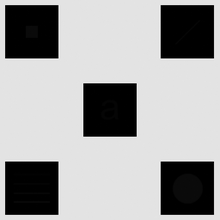
%> input picture Digital Image Processing/Class4/Code/IMAGES/embedded_square_noisy.tif, 220 x 220 px, shrunk from 512 x 512 before the run
$ octave Project2.m   (GNU Octave 9; MATLAB toolbox functions it lacks are replaced by stand-ins)
%> lines starting %> are read from the running program, lines starting %| are printed output that depends on the picture
imagePath = '/Users/youngbean/Documents/Github/Misc-Projects/Digital Image Processing/Class4/Code/IMAGES/embedded_square_noisy.tif';
outputDir = '/Users/youngbean/Documents/Github/Misc-Projects/Digital Image Processing/Class4/Code/Figure';

% Load image
originalImage = imread(imagePath);
%> originalImage is the input picture: size 220x220 uint8; min 0, max 245, mean 160.9

% Convert to grayscale if the image is RGB
if ndims(originalImage) == 3
    originalImage = rgb2gray(originalImage);
end

% Local Histogram Equalization (3x3 Neighborhood)
rows = length(originalImage(:,1));
%> rows = 220
cols = length(originalImage(1,:));
%> cols = 220
localEqualizedImage = originalImage;

for i = 2:rows-1
    for j = 2:cols-1
        % Extract the 3x3 neighborhood
        neighborhood = originalImage(i-1:i+1, j-1:j+1);

        % Calculate the histogram of the neighborhood
        hist_vals = imhist(neighborhood);

        % Calculate the cumulative distribution function (CDF)
        cdf = cumsum(hist_vals) / sum(hist_vals);

        % Apply histogram equalization to the neighborhood
        for m = 1:3
            for n = 1:3
                original_val = neighborhood(m, n);
                equalized_val = round(cdf(original_val + 1) * 255);
                neighborhood(m, n) = equalized_val;
            end
        end

        % Assign the equalized value to the center pixel of the neighborhood
        localEqualizedImage(i, j) = neighborhood(2, 2);
    end
end
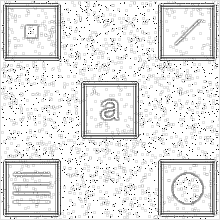
%> localEqualizedImage: size 220x220 uint8; min 28, max 255, mean 230.2
%> after the loop, neighborhood = [255 255 255; 255 255 255; 255 255 255]

% Global Histogram Equalization
globalEqualizedImage = histeq(originalImage);
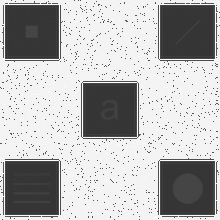
%> globalEqualizedImage: size 220x220 uint8; min 53, max 255, mean 179.8

% Convert the images to uint8 and ensure the range is 0-255 for saving
localEqualizedImage = uint8(localEqualizedImage);
globalEqualizedImage = uint8(globalEqualizedImage);

% Save the output images
imwrite(localEqualizedImage, fullfile(outputDir, 'local_equalized_image.tif'));
imwrite(globalEqualizedImage, fullfile(outputDir, 'global_equalized_image.tif'));

% Display the results
figure;

subplot(1, 3, 1);
imshow(originalImage);
title('Original Image');

subplot(1, 3, 2);
imshow(localEqualizedImage);
title('Local Histogram Equalization');

subplot(1, 3, 3);
imshow(globalEqualizedImage);
title('Global Histogram Equalization');
